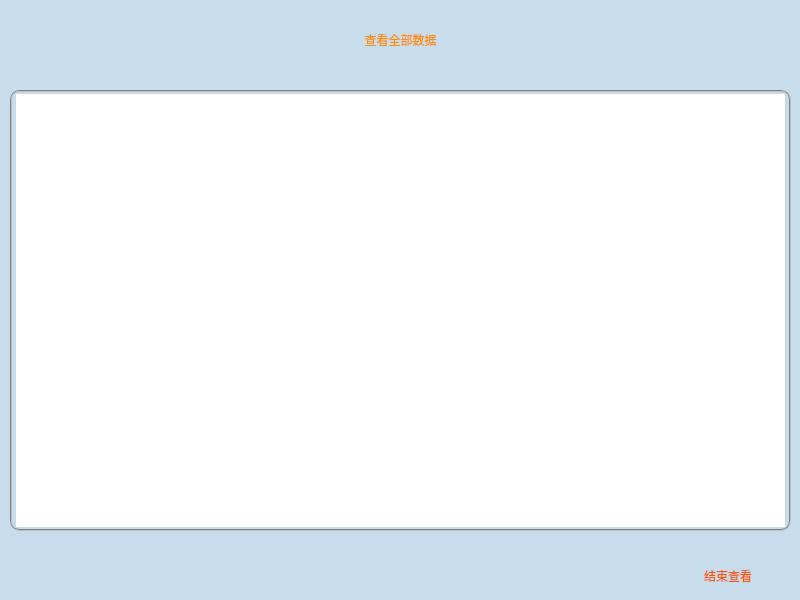
<?xml version="1.0" encoding="UTF-8"?>
<ui version="4.0">
 <class>AllInformation</class>
 <widget class="QMainWindow" name="AllInformation">
  <property name="geometry">
   <rect>
    <x>0</x>
    <y>0</y>
    <width>800</width>
    <height>600</height>
   </rect>
  </property>
  <property name="windowTitle">
   <string>MainWindow</string>
  </property>
  <property name="styleSheet">
   <string notr="true"/>
  </property>
  <widget class="QWidget" name="centralwidget">
   <widget class="QLabel" name="label_3">
    <property name="geometry">
     <rect>
      <x>10</x>
      <y>0</y>
      <width>781</width>
      <height>80</height>
     </rect>
    </property>
    <property name="styleSheet">
     <string notr="true">font: 30pt &quot;方正粗圆简体&quot;;
color: rgb(255, 140, 0);</string>
    </property>
    <property name="text">
     <string>查看全部数据</string>
    </property>
    <property name="alignment">
     <set>Qt::AlignCenter</set>
    </property>
   </widget>
   <widget class="QLabel" name="label_23">
    <property name="geometry">
     <rect>
      <x>661</x>
      <y>561</y>
      <width>91</width>
      <height>30</height>
     </rect>
    </property>
    <property name="styleSheet">
     <string notr="true">font:9pt &quot;方正粗圆简体&quot;;
color: rgb(255, 85, 0);</string>
    </property>
    <property name="text">
     <string>结束查看</string>
    </property>
    <property name="alignment">
     <set>Qt::AlignRight|Qt::AlignTrailing|Qt::AlignVCenter</set>
    </property>
   </widget>
   <widget class="QPushButton" name="pushButton_2">
    <property name="geometry">
     <rect>
      <x>750</x>
      <y>560</y>
      <width>30</width>
      <height>30</height>
     </rect>
    </property>
    <property name="styleSheet">
     <string notr="true">background-color: rgb(154, 200, 233,115);
background-image: url(:/res/res/ICO2/close.png);</string>
    </property>
    <property name="text">
     <string/>
    </property>
    <property name="flat">
     <bool>true</bool>
    </property>
   </widget>
   <widget class="QTableView" name="tableView">
    <property name="geometry">
     <rect>
      <x>10</x>
      <y>90</y>
      <width>781</width>
      <height>441</height>
     </rect>
    </property>
    <property name="styleSheet">
     <string notr="true">font: 10pt &quot;雅痞-简&quot;;border:2px groove gray;border-radius:10px;padding:2px 4px</string>
    </property>
   </widget>
   <widget class="QLabel" name="label">
    <property name="geometry">
     <rect>
      <x>0</x>
      <y>0</y>
      <width>800</width>
      <height>600</height>
     </rect>
    </property>
    <property name="styleSheet">
     <string notr="true">
background-color: rgba(154, 200, 233, 115);</string>
    </property>
    <property name="text">
     <string/>
    </property>
   </widget>
   <zorder>label</zorder>
   <zorder>label_23</zorder>
   <zorder>pushButton_2</zorder>
   <zorder>tableView</zorder>
   <zorder>label_3</zorder>
  </widget>
  <widget class="QMenuBar" name="menubar">
   <property name="geometry">
    <rect>
     <x>0</x>
     <y>0</y>
     <width>800</width>
     <height>23</height>
    </rect>
   </property>
  </widget>
 </widget>
 <resources/>
 <connections/>
</ui>
